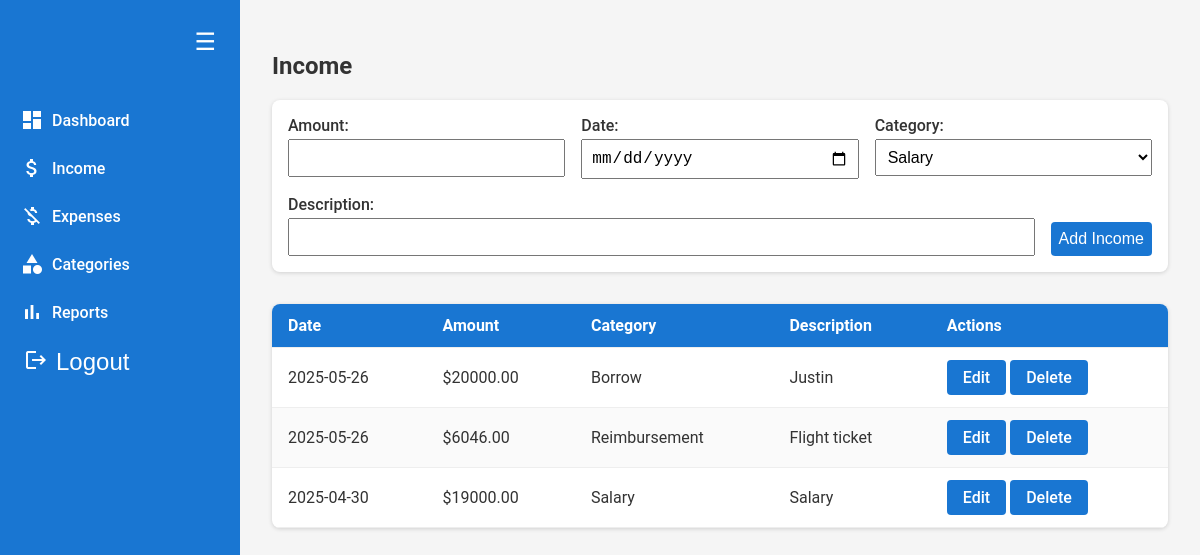
/income (signed in), run on the app's committed database.
### models/income.py (models this page shows)
class Income(db.Model):
    __tablename__ = "income"
    id = db.Column(db.Integer, primary_key=True)
    amount = db.Column(db.Numeric(10, 2), nullable=False)
    date = db.Column(db.Date, default=datetime.utcnow, nullable=False)
    description = db.Column(db.String(255))
    user_id = db.Column(db.Integer, db.ForeignKey("users.id"), nullable=False)
    category_id = db.Column(db.Integer, db.ForeignKey("categories.id"), nullable=False)
    category = db.relationship("Category", backref="income")
    def __repr__(self):
        return f"<Income ${self.amount} on {self.date}>"

### models/category.py (models this page shows, shortened)
class Category(db.Model):
    __tablename__ = "categories"
    id = db.Column(db.Integer, primary_key=True)
    name = db.Column(db.String(100), nullable=False)
    type = db.Column(db.String(20), nullable=False)  # 'income' or 'expense'
    user_id = db.Column(db.Integer, db.ForeignKey("users.id"), nullable=False)

### routes/income.py (the view)
@income_bp.route("/income", methods=["GET"])
def income_page():
    user_id = session.get("user_id")
    if not user_id:
        return redirect("/login")
    categories = Category.query.filter_by(user_id=user_id, type="income").all()
    income_records = Income.query.filter_by(user_id=user_id).order_by(Income.date.desc()).all()
    print(income_records)
    return render_template("income.html", categories=categories, income_records=income_records)

### templates/income.html
{% extends "base.html" %}
{% block content %}
<h2>Income</h2>
<form id="income-form" method="POST" action="/income/add">
  <label>Amount: <input type="number" name="amount" step="0.01" required /></label>
  <label>Date: <input type="date" name="date" required /></label>
  <label>Category:
    <select name="category_id" required>
      {% for category in categories %}
        <option value="{{ category.id }}">{{ category.name }}</option>
      {% endfor %}
    </select>
  </label>
  <label>Description: <input type="text" name="description" /></label>
  <button type="submit">Add Income</button>
</form>
<table>
  <thead>
    <tr>
      <th>Date</th>
      <th>Amount</th>
      <th>Category</th>
      <th>Description</th>
      <th>Actions</th>
    </tr>
  </thead>
  <tbody>
    {% for income in income_records %}
    <tr>
      <td>{{ income.date }}</td>
      <td>${{ income.amount }}</td>
      <td>{{ income.category.name }}</td>
      <td>{{ income.description or "" }}</td>
      <td>
        <a class="btn" href="/income/edit/{{ income.id }}">Edit</a>
        <a class="btn" href="/income/delete/{{ income.id }}" onclick="return confirm('Delete this income?')">Delete</a>
      </td>
    </tr>
    {% endfor %}
  </tbody>
</table>
{% endblock %}

### templates/base.html (shortened to what this page needs)
<!DOCTYPE html>
<html lang="en">
<head>
  <link rel="stylesheet" href="{{ url_for('static', filename='css/styles.css') }}">
</head>
<body>
  {% if request.path != "/login" %}
  <aside class="sidebar" id="sidebar">
    <button onclick="toggleSidebar()">☰</button>
    <nav>
      <a href="/dashboard">
        <span class="material-icons">dashboard</span>
        <span class="label">Dashboard</span>
      </a>
      <a href="/income">
        <span class="material-icons">attach_money</span>
        <span class="label">Income</span>
      </a>
      <a href="/expenses">
        <span class="material-icons">money_off</span>
        <span class="label">Expenses</span>
      </a>
      <a href="/categories">
        <span class="material-icons">category</span>
        <span class="label">Categories</span>
      </a>
      <a href="/reports">
        <span class="material-icons">bar_chart</span>
        <span class="label">Reports</span>
      </a>
    </nav>
    <button class="logout-button" onclick="showLogoutConfirm()">
      <span class="material-icons">logout</span>
        <span class="label">Logout</span>
    </button>
  </aside>
  {% endif %}
  <main class="main-content">
    {% block content %}{% endblock %}
  </main>
</body>
</html>

### static/css/styles.css (style rules this page uses)
:root { --primary: #1976d2; --primary-dark: #1565c0; --background: #f5f5f5; --card-bg: #fff; --text: #333; --gray: #999; }
* { box-sizing: border-box; }
body { margin: 0; font-family: 'Roboto', sans-serif; background-color: var(--background); color: var(--text); display: flex; min-height: 100vh; }
.sidebar { width: 240px; background: var(--primary); color: #fff; display: flex; flex-direction: column; justify-content: flex-start; align-items: stretch; padding: 1rem; transition: width 0.3s ease; }
.sidebar button { background: none; border: none; color: inherit; font-size: 1.5rem; margin-bottom: 2rem; cursor: pointer; }
.sidebar nav a { display: block; color: #fff; text-decoration: none; padding: 0.75rem 0; font-weight: 500; border-left: 4px solid transparent; transition: 0.3s; }
.main-content { flex: 1; padding: 2rem; overflow: auto; }
form { background: var(--card-bg); padding: 1rem; margin-bottom: 2rem; border-radius: 8px; box-shadow: 0 1px 4px rgba(0, 0, 0, 0.15); display: flex; flex-wrap: wrap; gap: 1rem; }
form label { flex: 1 1 200px; display: flex; flex-direction: column; font-weight: 500; }
input, select, button { padding: 0.5rem; margin-top: 0.25rem; font-size: 1rem; }
button { background-color: var(--primary); color: white; border: none; border-radius: 4px; cursor: pointer; align-self: flex-end; transition: background-color 0.2s ease; }
table { width: 100%; background: var(--card-bg); border-collapse: collapse; border-radius: 8px; box-shadow: 0 1px 4px rgba(0, 0, 0, 0.15); overflow: hidden; }
thead { background-color: var(--primary); color: white; }
th, td { padding: 0.75rem 1rem; text-align: left; border-bottom: 1px solid #eee; }
tr:nth-child(even) { background-color: #fafafa; }
.sidebar nav a { display: flex; align-items: center; gap: 0.5rem; padding: 0.75rem 0; }
.logout-button { display: flex; align-items: left; justify-content: start; gap: 0.5rem; background-color: #ef5350; border: none; outline: none; color: white; border-radius: 4px; font-weight: 500; font-size: 1rem; width: 100%; cursor: pointer; transition: background-color 0.2s ease; }
.btn { display: inline-flex; align-items: center; gap: 0.5rem; padding: 0.5rem 1rem; background-color: var(--primary); color: white; text-decoration: none; border-radius: 4px; font-weight: 500; transition: background-color 0.2s ease; }

### data on the page
Income: date "2025-05-26", amount "20000.00", category.name "Borrow", description "Justin"
Income: date "2025-05-26", amount "6046.00", category.name "Reimbursement", description "Flight ticket"
Income: date "2025-04-30", amount "19000.00", category.name "Salary", description "Salary"

### other printed values
form field category_id "Salary"
